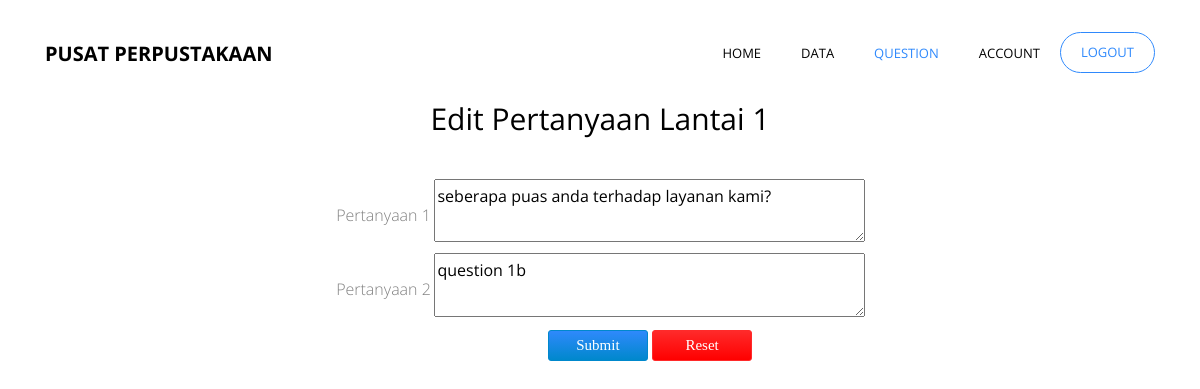
The app's page /admin/que.php?floor=1 (signed in) with its own data.
### tables this page shows
CREATE TABLE `question` (
  `id_text` varchar(10) NOT NULL,
  `text` text NOT NULL
);

### admin/que.php (the view, shortened to what this page needs)
<!DOCTYPE html>
<?php
$floor=$_GET['floor'];
include"../db/koneksi.php";
 ?>
 <html lang="en">
   <head>
     <link href="../css/style.css" type="text/css" rel="stylesheet" />
     <link rel="stylesheet" href="../css/open-iconic-bootstrap.min.css">
     <link rel="stylesheet" href="../css/animate.css">
     <link rel="stylesheet" href="../css/owl.carousel.min.css">
     <link rel="stylesheet" href="../css/owl.theme.default.min.css">
     <link rel="stylesheet" href="../css/magnific-popup.css">
     <link rel="stylesheet" href="../css/aos.css">
     <link rel="stylesheet" href="../css/ionicons.min.css">
     <link rel="stylesheet" href="../css/bootstrap-datepicker.css">
     <link rel="stylesheet" href="../css/jquery.timepicker.css">
     <link rel="stylesheet" href="../css/flaticon.css">
     <link rel="stylesheet" href="../css/icomoon.css">
     <link rel="stylesheet" href="../css/style2.css">
   </head>
   <body>
 	  <nav class="navbar navbar-expand-lg navbar-dark ftco_navbar bg-dark ftco-navbar-light" id="ftco-navbar">
 	    <div class="container">
 	      <a class="navbar-brand" href="index.php">Pusat Perpustakaan</a>
 	      <div class="collapse navbar-collapse" id="ftco-nav">
 	        <ul class="navbar-nav ml-auto">
 	          <li class="nav-item"><a href="index.php" class="nav-link">Home</a></li>
 	          <li class="nav-item"><a href="data.php" class="nav-link">Data</a></li>
            <li class="nav-item active"><a href="question.php" class="nav-link">Question</a></li>
 	          <li class="nav-item"><a href="account.php" class="nav-link">Account</a></li>
 	            <li class="nav-item cta"><a onclick="return confirm('Yakin akan keluar?')" href="../db/logout.php" class="nav-link" data-target="#modalRequest"><span>logout</span></a></li>
 	        </ul>
 	      </div>
 	    </div>
 	  </nav>
    <section class="ftco-section ftco-section-2" >
    </section>
    <div class="container-fluid">
      <div class="row justify-content-center mb-5 pb-5">
        <div class="col-md-7 text-center heading-section ftco-animate">
        <h2>Edit Pertanyaan Lantai <?php echo $floor ?></h2><br />
        <form action="../db/edit.php?floor=<?php echo $floor; ?>" method="post">
        <table border="0" align="center">
          <tr>
            <td width="100">Pertanyaan 1</td>
            <td width="250"><textarea required=required cols=50 rows=2 name="q1"><?php
            $sql ="SELECT * from question where id_text='$floor+a'";
            $query = mysqli_query($con,$sql);
            $buff=mysqli_fetch_array($query);
            echo $buff ['text'];?></textarea></td>
          </tr>
          <tr>
            <td>Pertanyaan 2</td>
            <td><textarea required=required cols=50 rows=2 name="q2"><?php
            $sql ="SELECT * from question where id_text='$floor+b'";
            $query = mysqli_query($con,$sql);
            $buff=mysqli_fetch_array($query);
            echo $buff ['text'];?></textarea></td>
          </tr>
          <tr>
            <td height="68" align="right"></td>
            <td><input type="submit" value="Submit" /> <input type="reset" value="Reset" /></td>
          </tr>
        </table>
        </form>
</div>
</div>
</div>
  </body>
</html>

### css/style.css (style rules this page uses)
input[type=submit] { background: linear-gradient(to bottom, #2f89fc, #0088cc); border: 1px solid #0088CC; color: #FFF; width: 100px; font-family: prototype; font-size: 15px; border-radius: 3px; margin-bottom: 30px; }
input[type=reset] { background: linear-gradient(to bottom, #ff2a2a, #ff0000); border: 1px solid #ff2a2a; border-radius: 5px; color: #FFF; width: 100px; font-family: prototype; font-size: 15px; border-radius: 3px; margin-bottom: 30px; }

### records on screen
question: q1 "seberapa puas anda terhadap layanan kami?"
question: q2 "question 1b"

### other values on screen
$floor "1"
